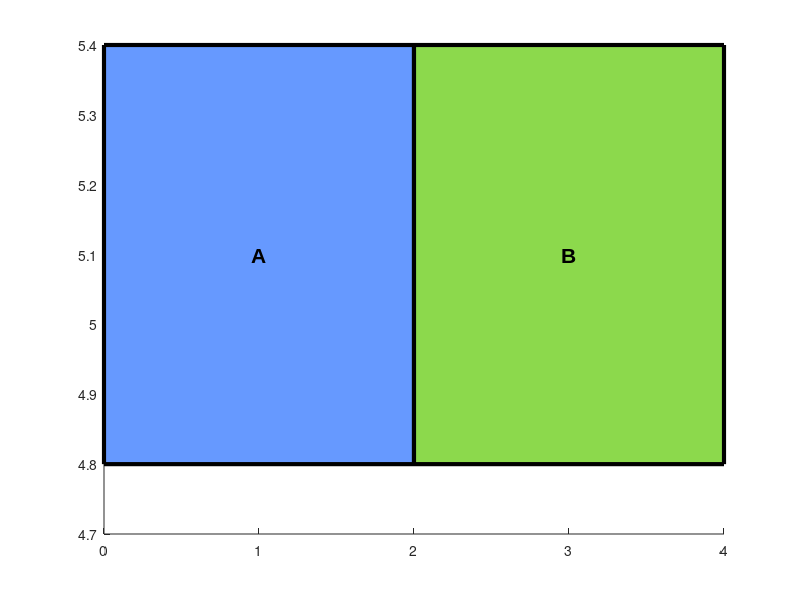

MATLAB code for this plot: (Note: this script raises an error after producing the figure.)
clear, clc
% Codes for plotting line chart
% Author : Yu-Cheng Lin 2021. 08. 06

%%%%%%%%%%%%%%%%%%%%%%%%%%%%%%%%%%%%%%%%%%%%%
% 1. Notice that the ticks difference need to 
%    be large enough (otherwise, the tick value
%    will be wrong due to the Font Size)
% 2. Number of Line must be Less than 5 (due
%    to limited color and marker)
%%%%%%%%%%%%%%%%%%%%%%%%%%%%%%%%%%%%%%%%%%%%%

%%%%%%%%%%%%%%%% modify here %%%%%%%%%%%%%%%%
%% Example 1
value = {[2 1 2 1 1 1 1], [-inf], [2 1 2 1], [-5 1 1 1]};
text_value = {["A", "B1", "B2", "B3", "E", "F", "G"], [], ["A", "B1", "B2", "B3"], ["","E", "F", "G"]};
offset = 0.8;
%% Example 2
value = {[2 2 1 1], [-1 2 -1 2 1 1 1], [-inf], [2 2 1], [-1 2 -1 2 1 1], [-2 1 1 1 1]};
text_value = {["A", "B2", "B3", "E"], ["", "A", "", "B2", "B3", "E", "F"], [], ["A", "C1", "E"], ["", "A","", "C1","E","F"], ...
    ["","C2", "C2", "C2", "C2"]};
offset = 0.4;
%%%%%%%%%%%%%%%%%%%%%%%%%%%%%%%%%%%%%%%%%%%%%

%%%%% Do not modify the following codes %%%%%
block_height = 0.6;
figure;
hold on
col = {[0.4 0.6 1], [0.55 0.85 0.3], [0.7 0.7 0.7], [0.3 0.5 0.9], [0.3 0.5 0.9], [0.3 0.5 0.9], [0.3 0.5 0.9]};
for ii = 1 : length(value)
    cur_data = value{ii};
    cur_text_value = text_value{ii};
    cur_x = 0;
    for i_block = 1 : length(cur_data)
        if(cur_data(i_block) == -inf) offset = 0; break; end
        if(cur_data(i_block) < 0) cur_x = cur_x - cur_data(i_block); continue; end
        cur_str_char = char(cur_text_value(i_block));
        rectangle('Position',[cur_x,length(value)-ii+0.5-block_height/2-offset, ...
            cur_data(i_block),block_height],'FaceColor',col{cur_str_char(1)-'A'+1},'EdgeColor','k', 'LineWidth',3);
        text(cur_x+cur_data(i_block)/2,length(value)-ii+0.5-offset,cur_text_value(i_block), ...
            'HorizontalAlignment','center', 'FontName', 'Arial', 'FontSize', 15,'fontweight','bold');
        cur_x = cur_x + cur_data(i_block);
    end
end

set(gca,'LineWidth',2,'TickLength',[0.01 0.01]);
set(gca, 'YTickLabel',[])
set(gca, 'XTickLabel',[])
xl = xlim;
yl = ylim;
% plot box
plot(xl,ones(1,2)*yl(1), '-k',  ones(1,2)*xl(1), yl,'-k', 'LineWidth',2.5);

xlabel('Cycle', 'FontSize', 16, 'FontName', 'Arial','fontweight','bold');
ylabel('Task', 'FontSize', 16, 'FontName', 'Arial','fontweight','bold');
%%%%%%%%%%%%%%%%%%%%%%%%%%%%%%%%%%%%%%%%%%%%%
saveas(gcf, 'schedule_plot.jpg')
